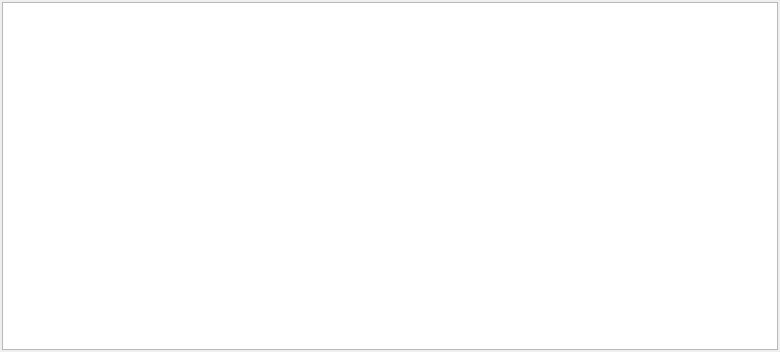
<?xml version="1.0" encoding="UTF-8"?>
<ui version="4.0">
 <class>WdgLogging</class>
 <widget class="QWidget" name="WdgLogging">
  <property name="geometry">
   <rect>
    <x>0</x>
    <y>0</y>
    <width>780</width>
    <height>352</height>
   </rect>
  </property>
  <property name="windowTitle">
   <string>Form</string>
  </property>
  <layout class="QGridLayout" name="gridLayout">
   <property name="leftMargin">
    <number>2</number>
   </property>
   <property name="topMargin">
    <number>2</number>
   </property>
   <property name="rightMargin">
    <number>2</number>
   </property>
   <property name="bottomMargin">
    <number>2</number>
   </property>
   <item row="0" column="0">
    <widget class="QTextEdit" name="logViewer">
     <property name="undoRedoEnabled">
      <bool>false</bool>
     </property>
     <property name="lineWrapMode">
      <enum>QTextEdit::NoWrap</enum>
     </property>
     <property name="readOnly">
      <bool>true</bool>
     </property>
    </widget>
   </item>
  </layout>
 </widget>
 <resources/>
 <connections/>
</ui>
